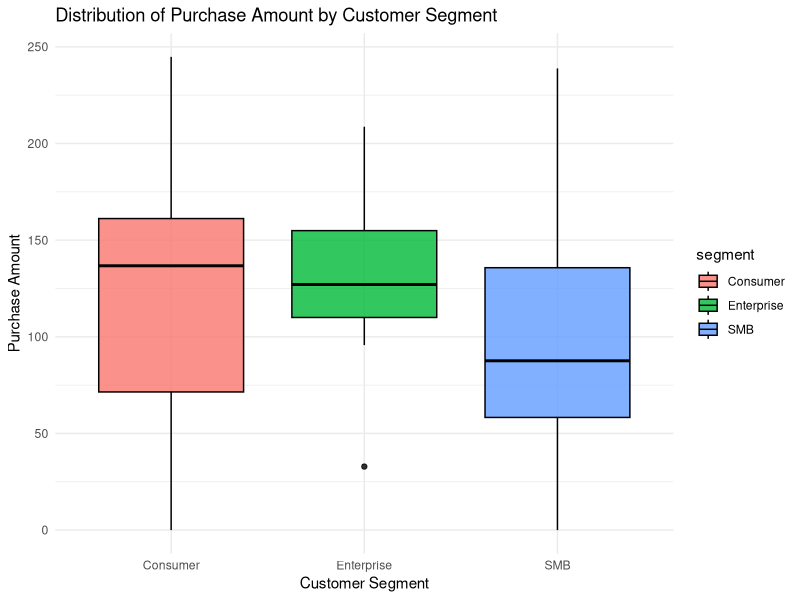
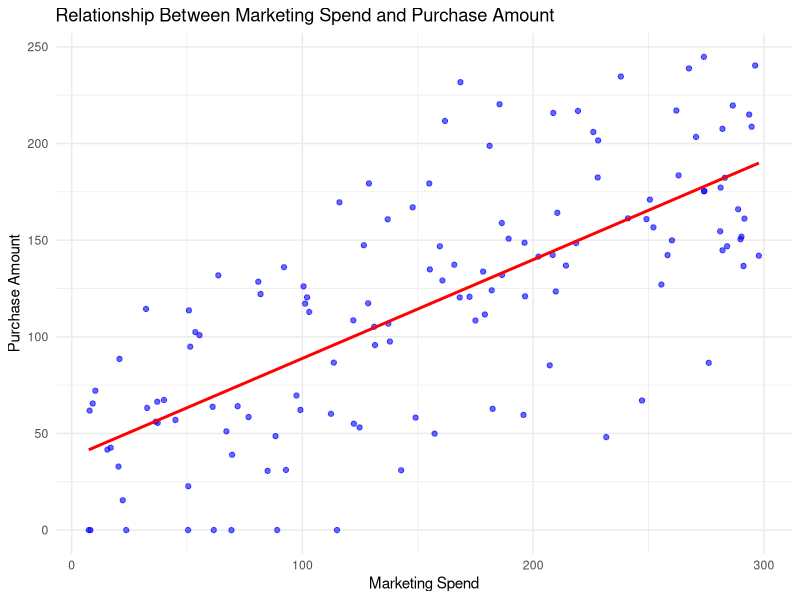
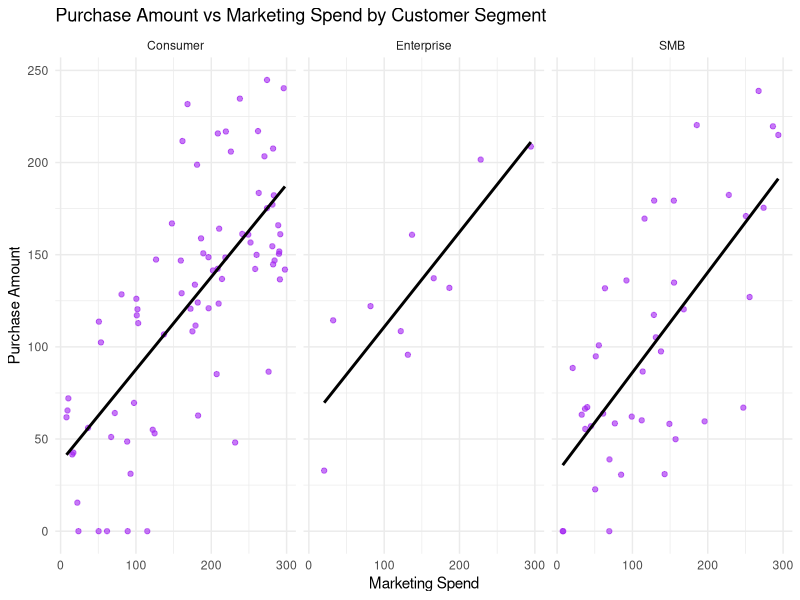

R code for these plots, in order:
## ---- chunk 1
#| echo: false
#| warning: false
#| message: false
#| output: false

# Loading required libraries

library(tidyverse)
library(ggplot2)
library(knitr)

## ---- chunk 2
# Load the assigned dataset

raw_campaign_data <- read_csv("data/32946503_Chenuli Muthukuda Arachchige.csv")

## ---- chunk 3
# Cleaning the dataset 

# Select only relevant variables 
processed_campaign_data <- raw_campaign_data |>
  select(customer_id,marketing_spend, purchase_amount, visits, segment)

# Remove NA values from purchase amount
processed_campaign_data <- processed_campaign_data |>
  filter(!is.na(purchase_amount))

# Remove any duplicates 
processed_campaign_data <- processed_campaign_data |>
distinct()

## ---- chunk 4
#| output: false

#Check the rows 
nrow(processed_campaign_data)

#Check the coloumns 
ncol(processed_campaign_data)

## ---- chunk 5
#| output: false

# Check the dataset structure
str(processed_campaign_data)

## ---- chunk 6
#| label: tbl-summary
#| tbl-cap: "Summary of the Average Marketing Spend, Purchase Amount and Visits by Customer Segment"


processed_campaign_data |>
  group_by(segment) |>
  summarise(
    avg_marketing_spend = round(mean(marketing_spend), 2),
    avg_purchase_amount = round(mean(purchase_amount), 2),
    avg_visits = round(mean(visits), 2),
    customers = n()
  ) |>
  knitr::kable()

## ---- chunk 7
#| label: fig-purchase-distribution
#| fig-cap: "Distribution of Purchase amounts across Customer Segments"

ggplot(data = processed_campaign_data,
       aes(x = segment,
           y = purchase_amount,
           fill = segment)
       ) +
  geom_boxplot(colour = "black",
               alpha = 0.8) +
  ggtitle("Distribution of Purchase Amount by Customer Segment") +
  labs(x = "Customer Segment",
       y = "Purchase Amount") +
  theme_minimal()

## ---- chunk 8
#| label: fig-marketing-purchase-relationship
#| fig-cap: "Relationship between Marketing Spend and Purchase Amount"
#| fig-pos: H

ggplot(data = processed_campaign_data,
       aes(x = marketing_spend,
           y = purchase_amount)
       ) +
  geom_point(colour = "blue",
             alpha = 0.6) +
  geom_smooth(method = "lm",
              colour = "red",
              se = FALSE) +
  ggtitle("Relationship Between Marketing Spend and Purchase Amount") +
  labs(x = "Marketing Spend",
       y = "Purchase Amount") +
  theme_minimal()


## ---- chunk 9
#| label: fig-marketing-purchase-by-segment-relationship
#| fig-cap: "Purchase amount vs Marketing spend by Customer Segment"
#| fig-pos: H


ggplot(data = processed_campaign_data,
       aes(x = marketing_spend,
           y = purchase_amount)
       ) +
  geom_point(colour = "purple",
             alpha = 0.6) +
  geom_smooth(method = "lm",
              colour = "black",
              se = FALSE) +
  facet_wrap(~ segment) +
  ggtitle("Purchase Amount vs Marketing Spend by Customer Segment") +
  labs(x = "Marketing Spend",
       y = "Purchase Amount") +
  theme_minimal()
